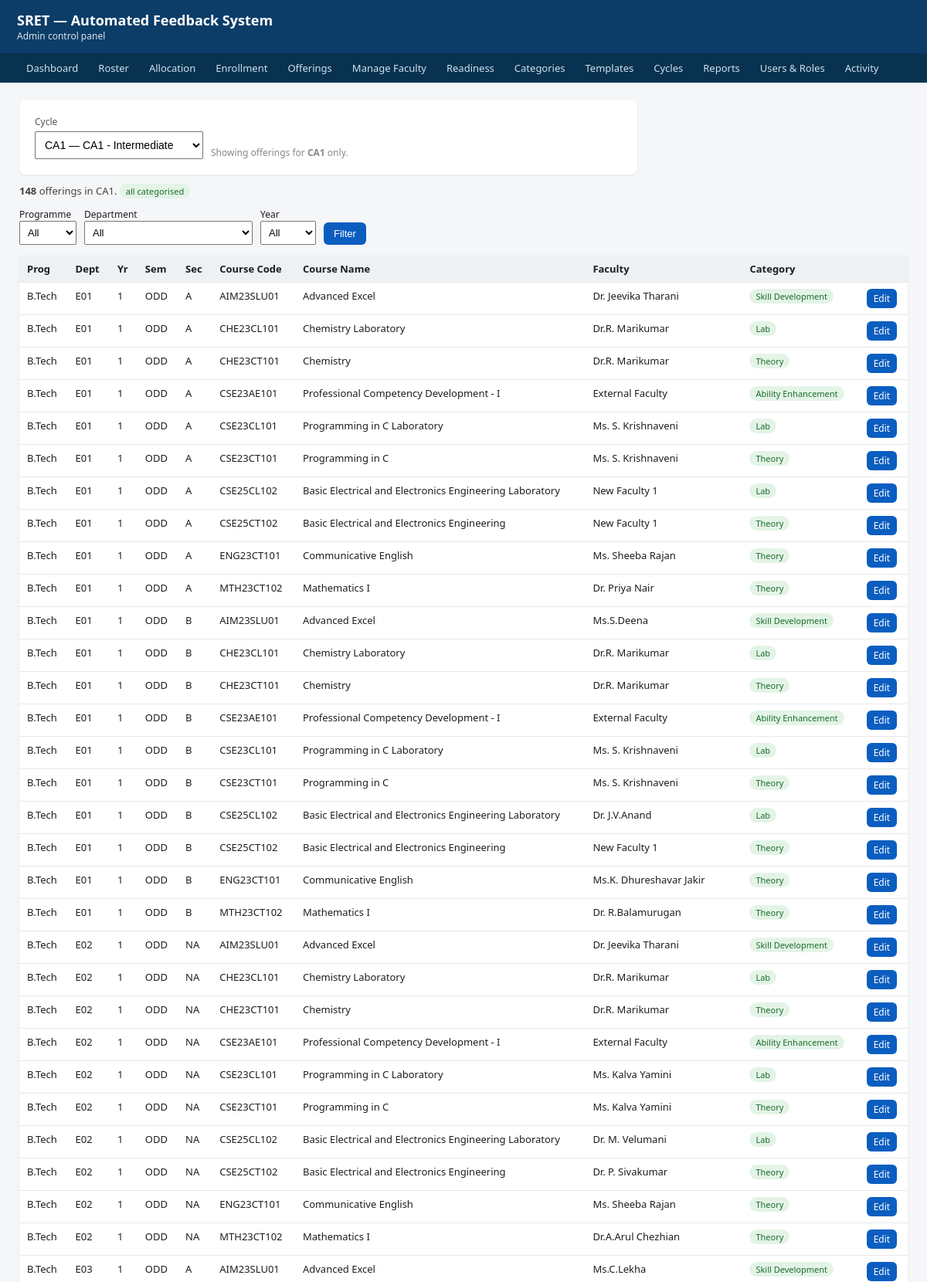
Page /admin/roster (upper part) on the committed database.
### tables this page shows
CREATE TABLE cycle (
    id            INTEGER PRIMARY KEY AUTOINCREMENT,
    code          TEXT NOT NULL,            -- 'CA1' / 'CA3' / 'testCA1' (spec §9)
    label         TEXT NOT NULL,            -- 'CA1 – Intermediate'
    academic_year TEXT NOT NULL,            -- 'AY 2026-27' (which AY this cycle belongs to)
    semester      TEXT,                     -- 'ODD'/'EVEN' — the semester this cycle covers
    email_body    TEXT,                     -- editable email text with {placeholders}
    is_open       INTEGER NOT NULL DEFAULT 0, -- 1 = accepting submissions (legacy flag, kept)
    -- v3 lifecycle (spec §9): DRAFT while uploads/readiness in progress, OPEN once
    -- the Readiness Check passes and invitations go out, CLOSED after the window,
    -- ARCHIVED once the per-cycle DB is moved aside.
    status        TEXT NOT NULL DEFAULT 'DRAFT', -- DRAFT / OPEN / CLOSED / ARCHIVED
    -- is_test (spec §9.1) — THE critical safety flag. When 1, ALL outbound email
    -- is hard-redirected to a test address inside the mailer (not by config), and
    -- generated PDFs carry a 'TEST DATA' watermark; test cycles are excluded from
    -- every real analytic and can be deleted wholesale.
    is_test       INTEGER NOT NULL DEFAULT 0,
    -- readiness_state (spec §8.6) — cached result of the Readiness Check:
    -- 'UNKNOWN' (not yet run), 'NOT_READY' (errors outstanding), 'READY' (gate open).
    -- The "Open cycle" action is disabled unless this reads 'READY'.
    readiness_state TEXT NOT NULL DEFAULT 'UNKNOWN', threshold_overall REAL NOT NULL DEFAULT 8.0, threshold_section REAL, min_responses INTEGER NOT NULL DEFAULT 10, dist_intro TEXT,
    UNIQUE (academic_year, code)
);

CREATE TABLE offering (
    id             INTEGER PRIMARY KEY AUTOINCREMENT,
    cycle_code     TEXT    NOT NULL,         -- which cycle's allocation this belongs to (scope)
    academic_year  TEXT    NOT NULL,         -- 'AY 2026-27' (kept for report headers + filenames)
    semester       TEXT,                     -- 'ODD'/'EVEN' (spec §7.2) — free-form, editable
    programme      TEXT,                     -- display label 'B.Tech'/'B.Sc'/'M.Sc'
    dept_code      TEXT    NOT NULL,         -- programme code E01…E81 (must exist in programme master)
    year_of_study  INTEGER NOT NULL,         -- 1..4 — must match a roster row (cross-check §7.2)
    section        TEXT    NOT NULL DEFAULT 'NA', -- 'A'/'B' or 'NA' if the class is not divided
    course_code    TEXT    NOT NULL,         -- e.g. 'CS4001'
    course_name    TEXT,                     -- e.g. 'Cloud Computing'
    course_type    TEXT    NOT NULL DEFAULT 'CORE', -- CORE / ELECTIVE / LAB / PROJECT (spec §7.2, §7.4)
    elective_basket TEXT,                    -- 'Elective-I' — required iff course_type=ELECTIVE
    faculty         TEXT,                    -- faculty display name, e.g. 'Dr. Priya R'
    faculty_email   TEXT,                    -- institutional email (validated at upload §7.2)
    faculty_id      TEXT,                    -- stable key across cycles, e.g. 'SRET1234'
    role            TEXT NOT NULL DEFAULT 'Primary', -- 'Primary' / 'Co-teacher'
    expected_students INTEGER,               -- optional; blank for electives (derived from enrollment)
    category_id     INTEGER,                 -- FK to category; auto-detected from code, editable
    source_sheet    TEXT,                    -- audit trail if produced by the migration helper
    source_cell     TEXT,                    -- audit trail if produced by the migration helper
    FOREIGN KEY (category_id) REFERENCES category(id)
);

CREATE TABLE category (
    id          INTEGER PRIMARY KEY AUTOINCREMENT,
    code        TEXT    NOT NULL UNIQUE,   -- 'THEORY','LAB','SKILL','AE' — the internal key
    name        TEXT    NOT NULL,          -- human label, e.g. 'Theory'
    form_title  TEXT,                      -- the Google-Form title this maps to
    report_key  TEXT                       -- 'T','L','SL','AE' — which report template
);

### admin/routes.py (the view)
@admin_bp.route("/roster")
def roster_list():
    conn = get_master()
    cycles = conn.execute("SELECT * FROM cycle ORDER BY id").fetchall()
    cycle_code = (request.args.get("cycle", "").strip()
                  or (cycles[0]["code"] if cycles else "CA1"))
    dept = request.args.get("dept", "").strip()
    year = request.args.get("year", "").strip()
    programme = request.args.get("programme", "").strip()
    clauses, params = ["o.cycle_code = ?"], [cycle_code]
    if dept:
        clauses.append("o.dept_code = ?"); params.append(dept)
    if year:
        clauses.append("o.year_of_study = ?"); params.append(year)
    if programme:
        clauses.append("o.programme = ?"); params.append(programme)
    where = "WHERE " + " AND ".join(clauses)
    rows = conn.execute(
        f"""
        SELECT o.*, c.name AS category_name
        FROM offering o
        LEFT JOIN category c ON c.id = o.category_id
        {where}
        ORDER BY o.programme, o.year_of_study, o.dept_code, o.section, o.course_code
        """,
        params,
    ).fetchall()
    depts = conn.execute(
        "SELECT DISTINCT dept_code FROM offering WHERE cycle_code=? ORDER BY dept_code",
        (cycle_code,)).fetchall()
    years = conn.execute(
        "SELECT DISTINCT year_of_study FROM offering WHERE cycle_code=? ORDER BY year_of_study",
        (cycle_code,)).fetchall()
    programmes = conn.execute(
        "SELECT DISTINCT programme FROM offering WHERE cycle_code=? ORDER BY programme",
        (cycle_code,)).fetchall()
    total = conn.execute(
        "SELECT COUNT(*) AS n FROM offering WHERE cycle_code=?",
        (cycle_code,)).fetchone()["n"]
    uncategorised = conn.execute(
        "SELECT COUNT(*) AS n FROM offering WHERE cycle_code=? AND category_id IS NULL",
        (cycle_code,)).fetchone()["n"]
    conn.close()
    return render_template(
        "roster_list.html",
        rows=rows, depts=depts, years=years, programmes=programmes,
        f_dept=dept, f_year=year, f_programme=programme,
        total=total, uncategorised=uncategorised,
        dept_names=Config.DEPT_CODES,
        cycles=cycles, cycle_code=cycle_code,
    )

### activity_log.py (called while the page is built, shortened)
def _should_log(response):
    if request.blueprint == "student":
        return False
    if request.endpoint == "static" or request.endpoint is None:
        return False
    if request.method in _MUTATING_METHODS:
        return True
    if request.endpoint in SENSITIVE_GET:
        return True
    return False

def _after_request(response):
    try:
        if not _should_log(response):
            return response
    except Exception as exc:            # noqa: BLE001 — the hook must be bullet-proof
        print("activity_log: after_request hook error — %s" % exc, file=sys.stderr)
    return response

### db.py (called while the page is built)
def _configure(conn: sqlite3.Connection) -> sqlite3.Connection:
    conn.row_factory = sqlite3.Row
    conn.execute("PRAGMA journal_mode=WAL;")
    conn.execute("PRAGMA foreign_keys=ON;")
    conn.execute("PRAGMA synchronous=NORMAL;")
    return conn

def _ensure_data_dir() -> None:
    os.makedirs(Config.DATA_DIR, exist_ok=True)

def get_master() -> sqlite3.Connection:
    _ensure_data_dir()
    conn = sqlite3.connect(Config.MASTER_DB)
    return _configure(conn)

### templates/roster_list.html (shortened to what this page needs)
{% extends "base.html" %}
{% block content %}
  <div class="card" style="margin-bottom:12px">
    <form method="get" action="{{ url_for('admin.roster_list') }}"
          style="display:flex; gap:10px; align-items:end; margin:0">
      <div class="field" style="margin:0">
        <label>Cycle</label>
        <select name="cycle" onchange="this.form.submit()">
          {% for c in cycles %}
            <option value="{{ c.code }}" {{ 'selected' if c.code==cycle_code }}>{{ c.code }} — {{ c.label }}</option>
          {% endfor %}
        </select>
      </div>
      <span class="muted">Showing offerings for <strong>{{ cycle_code }}</strong> only.</span>
    </form>
  </div>
  <div class="stat">
    <strong>{{ total }}</strong> offerings in {{ cycle_code }}.
    {% if uncategorised %}
      <span class="pill warn">{{ uncategorised }} need a category</span>
    {% else %}
      <span class="pill ok">all categorised</span>
    {% endif %}
  </div>
  <form class="filters" method="get" action="{{ url_for('admin.roster_list') }}">
    <div>
      <label>Programme</label>
      <select name="programme">
        <option value="">All</option>
      </select>
    </div>
    <div>
      <label>Department</label>
      <select name="dept">
        <option value="">All</option>
      </select>
    </div>
    <div>
      <label>Year</label>
      <select name="year">
        <option value="">All</option>
      </select>
    </div>
    <div><button class="btn" type="submit">Filter</button></div>
  </form>
  <table>
    <thead>
      <tr>
        <th>Prog</th><th>Dept</th><th>Yr</th><th>Sem</th><th>Sec</th>
        <th>Course Code</th><th>Course Name</th><th>Faculty</th>
        <th>Category</th><th></th>
      </tr>
    </thead>
    <tbody>
      {% for r in rows %}
        <tr>
          <td>{{ r.programme }}</td>
          <td>{{ r.dept_code }}</td>
          <td>{{ r.year_of_study }}</td>
          <td>{{ r.semester if r.semester is not none else '' }}</td>
          <td>{{ r.section if r.section else '' }}</td>
          <td>{{ r.course_code if r.course_code else '(none)' }}</td>
          <td>{{ r.course_name if r.course_name else '' }}</td>
          <td>{{ r.faculty if r.faculty else '' }}</td>
          <td>
            {% if r.category_name %}
              <span class="pill ok">{{ r.category_name }}</span>
            {% else %}
              <span class="pill warn">unset</span>
            {% endif %}
          </td>
          <td><a class="btn small" href="{{ url_for('admin.roster_edit', offering_id=r.id) }}">Edit</a></td>
        </tr>
      {% else %}
        <tr><td colspan="10">No offerings for {{ cycle_code }} yet — upload the course allocation for this cycle.</td></tr>
      {% endfor %}
    </tbody>
  </table>
{% endblock %}

### templates/base.html (style rules this page uses)
body { font-family: system-ui, Arial, sans-serif; margin: 0; background:#f5f6f8; color:#1c1e21; }
table { border-collapse:collapse; width:100%; background:#fff; box-shadow:0 1px 3px rgba(0,0,0,.08); }
th, td { text-align:left; padding:8px 10px; border-bottom:1px solid #e6e8eb; font-size:13px; vertical-align:top; }
th { background:#eef1f4; position:sticky; top:0; }
.pill { display:inline-block; padding:2px 8px; border-radius:10px; font-size:11px; }
.pill.ok { background:#e3f4e6; color:#1b6b2b; }
a.btn, button.btn { display:inline-block; background:#0b5ec0; color:#fff; border:none; padding:7px 13px; border-radius:6px; font-size:13px; text-decoration:none; cursor:pointer; }
a.btn.small, button.btn.small { padding:4px 9px; font-size:12px; }
.filters { margin-bottom:14px; display:flex; gap:10px; flex-wrap:wrap; align-items:end; }
.filters label { font-size:12px; display:block; }
.filters select, .filters input { padding:6px; font-size:13px; }
.stat { font-size:13px; color:#444; margin-bottom:12px; }
.field { margin-bottom:14px; }
.field label { display:block; font-size:12px; color:#555; margin-bottom:4px; }
.field input, .field select, .field textarea { width:100%; max-width:620px; padding:8px; font-size:14px; }
.card { background:#fff; padding:20px; border-radius:8px; box-shadow:0 1px 3px rgba(0,0,0,.08); max-width:760px; margin-bottom:16px; }
.muted { color:#888; font-size:12px; }

### rows in the picture
offering: programme "B.Tech", dept_code "E01", year_of_study "1", semester "ODD", section "A", course_code "AIM23SLU01", course_name "Advanced Excel", faculty "Dr. Jeevika Tharani", category_name "Skill Development"
offering: programme "B.Tech", dept_code "E01", year_of_study "1", semester "ODD", section "A", course_code "CHE23CL101", course_name "Chemistry Laboratory", faculty "Dr.R. Marikumar", category_name "Lab"
offering: programme "B.Tech", dept_code "E01", year_of_study "1", semester "ODD", section "A", course_code "CHE23CT101", course_name "Chemistry", faculty "Dr.R. Marikumar", category_name "Theory"
offering: programme "B.Tech", dept_code "E01", year_of_study "1", semester "ODD", section "A", course_code "CSE23AE101", course_name "Professional Competency Development - I", faculty "External Faculty", category_name "Ability Enhancement"
offering: programme "B.Tech", dept_code "E01", year_of_study "1", semester "ODD", section "A", course_code "CSE23CL101", course_name "Programming in C Laboratory", faculty "Ms. S. Krishnaveni", category_name "Lab"
offering: programme "B.Tech", dept_code "E01", year_of_study "1", semester "ODD", section "A", course_code "CSE23CT101", course_name "Programming in C", faculty "Ms. S. Krishnaveni", category_name "Theory"
offering: programme "B.Tech", dept_code "E01", year_of_study "1", semester "ODD", section "A", course_code "CSE25CL102", course_name "Basic Electrical and Electronics Engineering Laboratory", faculty "New Faculty 1", category_name "Lab"
offering: programme "B.Tech", dept_code "E01", year_of_study "1", semester "ODD", section "A", course_code "CSE25CT102", course_name "Basic Electrical and Electronics Engineering", faculty "New Faculty 1", category_name "Theory"
offering: programme "B.Tech", dept_code "E01", year_of_study "1", semester "ODD", section "A", course_code "ENG23CT101", course_name "Communicative English", faculty "Ms. Sheeba Rajan", category_name "Theory"
offering: programme "B.Tech", dept_code "E01", year_of_study "1", semester "ODD", section "A", course_code "MTH23CT102", course_name "Mathematics I", faculty "Dr. Priya Nair", category_name "Theory"
offering: programme "B.Tech", dept_code "E01", year_of_study "1", semester "ODD", section "B", course_code "AIM23SLU01", course_name "Advanced Excel", faculty "Ms.S.Deena", category_name "Skill Development"
offering: programme "B.Tech", dept_code "E01", year_of_study "1", semester "ODD", section "B", course_code "CHE23CL101", course_name "Chemistry Laboratory", faculty "Dr.R. Marikumar", category_name "Lab"
offering: programme "B.Tech", dept_code "E01", year_of_study "1", semester "ODD", section "B", course_code "CHE23CT101", course_name "Chemistry", faculty "Dr.R. Marikumar", category_name "Theory"
offering: programme "B.Tech", dept_code "E01", year_of_study "1", semester "ODD", section "B", course_code "CSE23AE101", course_name "Professional Competency Development - I", faculty "External Faculty", category_name "Ability Enhancement"
offering: programme "B.Tech", dept_code "E01", year_of_study "1", semester "ODD", section "B", course_code "CSE23CL101", course_name "Programming in C Laboratory", faculty "Ms. S. Krishnaveni", category_name "Lab"
offering: programme "B.Tech", dept_code "E01", year_of_study "1", semester "ODD", section "B", course_code "CSE23CT101", course_name "Programming in C", faculty "Ms. S. Krishnaveni", category_name "Theory"
offering: programme "B.Tech", dept_code "E01", year_of_study "1", semester "ODD", section "B", course_code "CSE25CL102", course_name "Basic Electrical and Electronics Engineering Laboratory", faculty "Dr. J.V.Anand", category_name "Lab"
offering: programme "B.Tech", dept_code "E01", year_of_study "1", semester "ODD", section "B", course_code "CSE25CT102", course_name "Basic Electrical and Electronics Engineering", faculty "New Faculty 1", category_name "Theory"
offering: programme "B.Tech", dept_code "E01", year_of_study "1", semester "ODD", section "B", course_code "ENG23CT101", course_name "Communicative English", faculty "Ms.K. Dhureshavar Jakir", category_name "Theory"
offering: programme "B.Tech", dept_code "E01", year_of_study "1", semester "ODD", section "B", course_code "MTH23CT102", course_name "Mathematics I", faculty "Dr. R.Balamurugan", category_name "Theory"
offering: programme "B.Tech", dept_code "E02", year_of_study "1", semester "ODD", section "NA", course_code "AIM23SLU01", course_name "Advanced Excel", faculty "Dr. Jeevika Tharani", category_name "Skill Development"
offering: programme "B.Tech", dept_code "E02", year_of_study "1", semester "ODD", section "NA", course_code "CHE23CL101", course_name "Chemistry Laboratory", faculty "Dr.R. Marikumar", category_name "Lab"
offering: programme "B.Tech", dept_code "E02", year_of_study "1", semester "ODD", section "NA", course_code "CHE23CT101", course_name "Chemistry", faculty "Dr.R. Marikumar", category_name "Theory"
offering: programme "B.Tech", dept_code "E02", year_of_study "1", semester "ODD", section "NA", course_code "CSE23AE101", course_name "Professional Competency Development - I", faculty "External Faculty", category_name "Ability Enhancement"
offering: programme "B.Tech", dept_code "E02", year_of_study "1", semester "ODD", section "NA", course_code "CSE23CL101", course_name "Programming in C Laboratory", faculty "Ms. Kalva Yamini", category_name "Lab"
offering: programme "B.Tech", dept_code "E02", year_of_study "1", semester "ODD", section "NA", course_code "CSE23CT101", course_name "Programming in C", faculty "Ms. Kalva Yamini", category_name "Theory"
offering: programme "B.Tech", dept_code "E02", year_of_study "1", semester "ODD", section "NA", course_code "CSE25CL102", course_name "Basic Electrical and Electronics Engineering Laboratory", faculty "Dr. M. Velumani", category_name "Lab"
offering: programme "B.Tech", dept_code "E02", year_of_study "1", semester "ODD", section "NA", course_code "CSE25CT102", course_name "Basic Electrical and Electronics Engineering", faculty "Dr. P. Sivakumar", category_name "Theory"
offering: programme "B.Tech", dept_code "E02", year_of_study "1", semester "ODD", section "NA", course_code "ENG23CT101", course_name "Communicative English", faculty "Ms. Sheeba Rajan", category_name "Theory"
offering: programme "B.Tech", dept_code "E02", year_of_study "1", semester "ODD", section "NA", course_code "MTH23CT102", course_name "Mathematics I", faculty "Dr.A.Arul Chezhian", category_name "Theory"
offering: programme "B.Tech", dept_code "E03", year_of_study "1", semester "ODD", section "A", course_code "AIM23SLU01", course_name "Advanced Excel", faculty "Ms.C.Lekha", category_name "Skill Development"

### other values in the picture
{{ total }} "148"
form field cycle "CA1 — CA1 - Intermediate"
